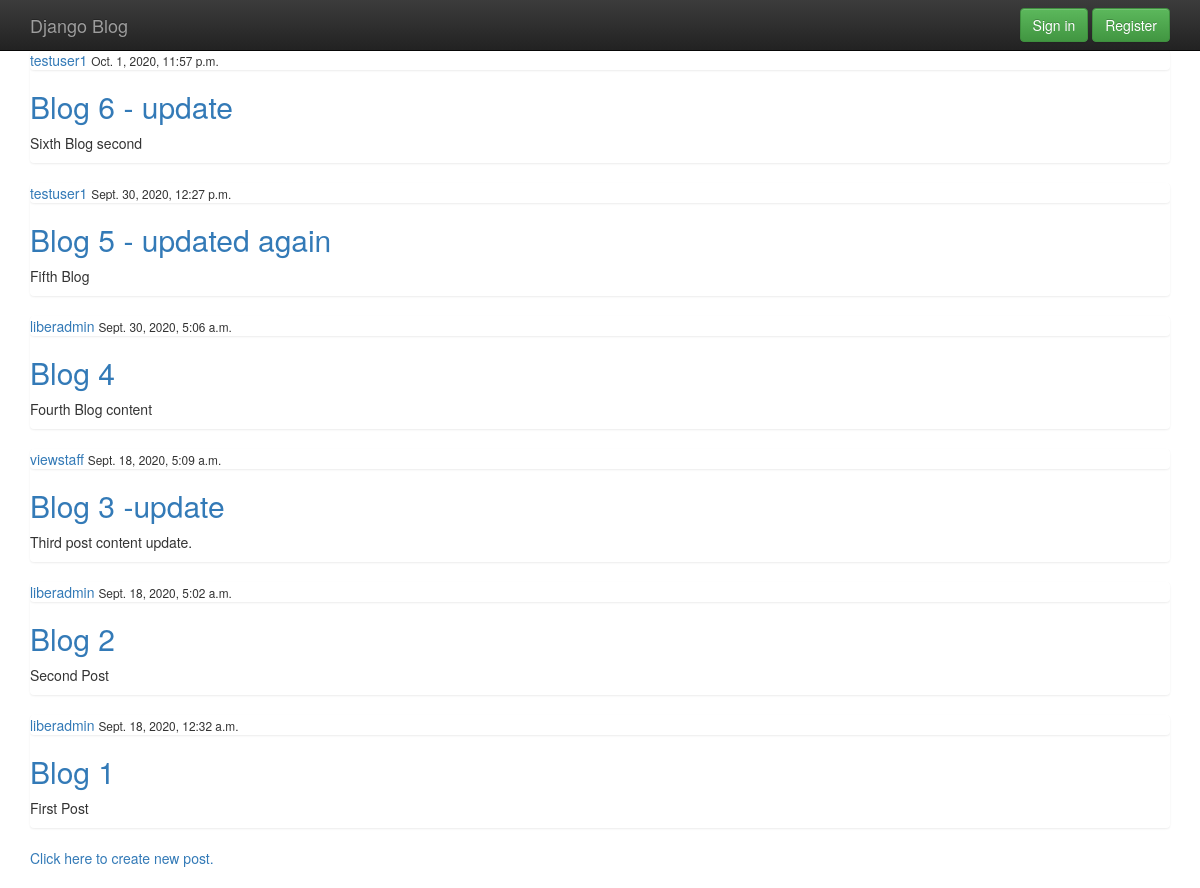
Screenshot of /business with the database file from the repository.
### blog/models.py (models this page shows, shortened)
class Post(models.Model):
    title = models.CharField(max_length=100)
    content = models.TextField()
    date_posted = models.DateTimeField(default=timezone.now)
    author = models.ForeignKey(User, on_delete=models.CASCADE)

### blog/views.py (the view)
# urls.py: path('business', PostListView.as_view(), name='business'),
class PostListView(ListView):
    model = Post
    template_name = 'blog/business.html'
    context_object_name = 'posts'
    ordering = ['-date_posted']

### blog/templates/blog/business.html (shortened to what this page needs)
{% extends 'blog/base.html' %}
{% block content %}
<section class="container">
{% for post in posts %}
    <div class="list-group">
        <article>
            <div class="media-body">
                <div class="list-group">
                    <a href="#">{{ post.author }}</a>
                    <small>{{ post.date_posted }}</small>
                </div>
                <h2><a href="{% url 'post-detail' post.id %}">{{ post.title }}</a></h2>
                <p>{{ post.content }}</p>
            </div>
        </article>
    </div>
{% endfor %}
</section>
<section class="container">
    <div>
        <section>
            <a href="{% url 'post-create' %}">Click here to create new post.</a>
        </section>
    </div>
</section>
{% endblock content %}

### users/static/blog/css/main.css (style rules this page uses)
h2,h3,h4,h5,h6 { color: #b30000; }

### blog/templates/blog/base.html (style rules this page uses)
body { padding-top: 50px; padding-bottom: 20px; }

### rows the page displays
Post: author "testuser1", date_posted "Oct. 1, 2020, 11:57 p.m.", title "Blog 6 - update", content "Sixth Blog second"
Post: author "testuser1", date_posted "Sept. 30, 2020, 12:27 p.m.", title "Blog 5 - updated again", content "Fifth Blog"
Post: author "liberadmin", date_posted "Sept. 30, 2020, 5:06 a.m.", title "Blog 4", content "Fourth Blog content"
Post: author "viewstaff", date_posted "Sept. 18, 2020, 5:09 a.m.", title "Blog 3 -update", content "Third post content update."
Post: author "liberadmin", date_posted "Sept. 18, 2020, 5:02 a.m.", title "Blog 2", content "Second Post"
Post: author "liberadmin", date_posted "Sept. 18, 2020, 12:32 a.m.", title "Blog 1", content "First Post"
